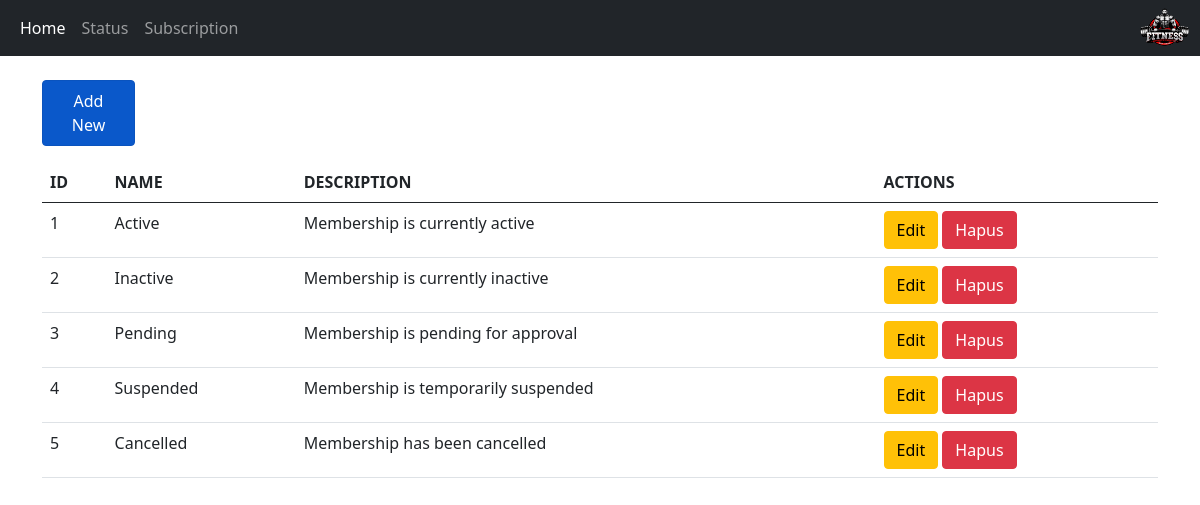
The app's page /Sourcecode/status.php with its own data.
### tables this page shows
CREATE TABLE `membershipstatus`  (
  `status_id` int NOT NULL AUTO_INCREMENT,
  `status_name` varchar(50) NULL DEFAULT NULL,
  `description` varchar(255) NULL DEFAULT NULL,
  PRIMARY KEY (`status_id`) USING BTREE
);

### Sourcecode/controllers/Status.controller.php (called while the page is built, shortened)
<?php
include_once("models/Status.class.php");
include_once("views/Status.view.php");
class StatusController{
    private $status;
    function __construct() {
        $this->status = new Status(Conf::$db_host, Conf::$db_user, Conf::$db_pass, Conf::$db_name);
    }
    public function index() {
        $this->status->open();
        $this->status->getStatus();
        $data = array();
        while($row = $this->status->getResult()){
          array_push($data, $row);
        }
        $view = new StatusView();
        $view->render($data);
      }
}

### Sourcecode/views/Status.view.php (the view, shortened to what this page needs)
<?php
class StatusView {
    public function render($data){
        $no = 1;
        $dataStatus = null;
        $dataheader = "<tr>
                            <th>ID</th>
                            <th>NAME</th>
                            <th>DESCRIPTION</th>
                            <th>ACTIONS</th>
                        </tr>";
        foreach($data as $val){
            list($id, $nama, $description) = $val;
            $dataStatus .= "<tr>
                                <td>" . $no++ . "</td>
                                <td>" . $nama . "</td>
                                <td>" . $description . "</td>
                                <td>
                                    <a href='status.php?editpage=" . $id .  "' class='btn btn-warning'>Edit</a>
                                    <a href='status.php?id_hapus=" . $id . "' class='btn btn-danger' onclick='return confirm(\"Are you sure you want to delete?\")'>Hapus</a>
                                </td>
                            </tr>";
        }
    }
}
?>

### records on screen
membershipstatus: status_name "Active", description "Membership is currently active"
membershipstatus: status_name "Inactive", description "Membership is currently inactive"
membershipstatus: status_name "Pending", description "Membership is pending for approval"
membershipstatus: status_name "Suspended", description "Membership is temporarily suspended"
membershipstatus: status_name "Cancelled", description "Membership has been cancelled"

### other values on screen
$this->content "Home Status Subscription Add New"
